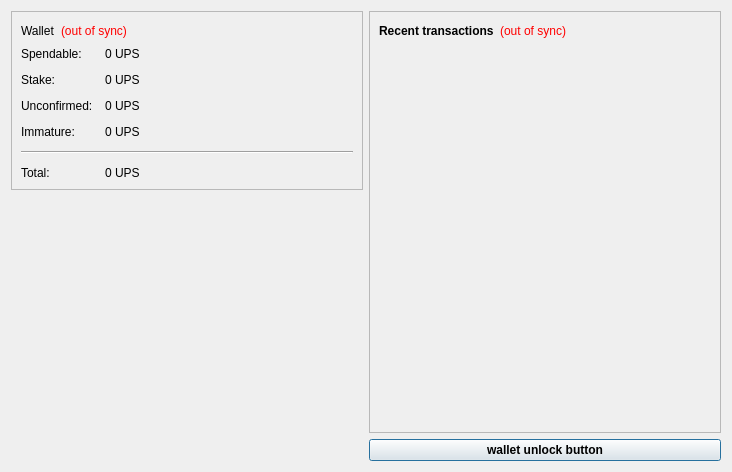
<?xml version="1.0" encoding="UTF-8"?>
<ui version="4.0">
 <class>OverviewPage</class>
 <widget class="QWidget" name="OverviewPage">
  <property name="geometry">
   <rect>
    <x>0</x>
    <y>0</y>
    <width>732</width>
    <height>472</height>
   </rect>
  </property>
  <property name="windowTitle">
   <string>Form</string>
  </property>
  <layout class="QHBoxLayout" name="horizontalLayout" stretch="0,0">
   <item>
    <layout class="QVBoxLayout" name="verticalLayout_2">
     <item>
      <widget class="QFrame" name="frame">
       <property name="frameShape">
        <enum>QFrame::StyledPanel</enum>
       </property>
       <property name="frameShadow">
        <enum>QFrame::Raised</enum>
       </property>
       <layout class="QVBoxLayout" name="verticalLayout_4">
        <item>
         <layout class="QHBoxLayout" name="horizontalLayout_4">
          <item>
           <widget class="QLabel" name="label_5">
            <property name="font">
             <font>
              <weight>50</weight>
              <bold>false</bold>
             </font>
            </property>
            <property name="text">
             <string>Wallet</string>
            </property>
           </widget>
          </item>
          <item>
           <widget class="QLabel" name="labelWalletStatus">
            <property name="toolTip">
             <string>The displayed information may be out of date. Your wallet automatically synchronizes with the upscale network after a connection is established, but this process has not completed yet.</string>
            </property>
            <property name="styleSheet">
             <string notr="true">QLabel { color: red; }</string>
            </property>
            <property name="text">
             <string notr="true">(out of sync)</string>
            </property>
            <property name="alignment">
             <set>Qt::AlignLeading|Qt::AlignLeft|Qt::AlignVCenter</set>
            </property>
           </widget>
          </item>
          <item>
           <spacer name="horizontalSpacer_2">
            <property name="orientation">
             <enum>Qt::Horizontal</enum>
            </property>
            <property name="sizeHint" stdset="0">
             <size>
              <width>40</width>
              <height>20</height>
             </size>
            </property>
           </spacer>
          </item>
         </layout>
        </item>
        <item>
         <layout class="QFormLayout" name="formLayout_2">
          <property name="fieldGrowthPolicy">
           <enum>QFormLayout::AllNonFixedFieldsGrow</enum>
          </property>
          <property name="horizontalSpacing">
           <number>12</number>
          </property>
          <property name="verticalSpacing">
           <number>12</number>
          </property>
          <item row="0" column="0">
           <widget class="QLabel" name="label">
            <property name="text">
             <string>Spendable:</string>
            </property>
           </widget>
          </item>
          <item row="0" column="1">
           <widget class="QLabel" name="labelBalance">
            <property name="font">
             <font>
              <weight>50</weight>
              <bold>false</bold>
             </font>
            </property>
            <property name="cursor">
             <cursorShape>IBeamCursor</cursorShape>
            </property>
            <property name="toolTip">
             <string>Your current spendable balance</string>
            </property>
            <property name="text">
             <string notr="true">0 UPS</string>
            </property>
            <property name="textInteractionFlags">
             <set>Qt::LinksAccessibleByMouse|Qt::TextSelectableByKeyboard|Qt::TextSelectableByMouse</set>
            </property>
           </widget>
          </item>
          <item row="1" column="0">
           <widget class="QLabel" name="label_6">
            <property name="text">
             <string>Stake:</string>
            </property>
           </widget>
          </item>
          <item row="1" column="1">
           <widget class="QLabel" name="labelStake">
            <property name="font">
             <font>
              <weight>50</weight>
              <bold>false</bold>
             </font>
            </property>
            <property name="cursor">
             <cursorShape>IBeamCursor</cursorShape>
            </property>
            <property name="toolTip">
             <string>Total of coins that was staked, and do not yet count toward the current balance</string>
            </property>
            <property name="text">
             <string notr="true">0 UPS</string>
            </property>
            <property name="textInteractionFlags">
             <set>Qt::LinksAccessibleByMouse|Qt::TextSelectableByKeyboard|Qt::TextSelectableByMouse</set>
            </property>
           </widget>
          </item>
          <item row="2" column="0">
           <widget class="QLabel" name="label_3">
            <property name="text">
             <string>Unconfirmed:</string>
            </property>
           </widget>
          </item>
          <item row="2" column="1">
           <widget class="QLabel" name="labelUnconfirmed">
            <property name="font">
             <font>
              <weight>50</weight>
              <bold>false</bold>
             </font>
            </property>
            <property name="cursor">
             <cursorShape>IBeamCursor</cursorShape>
            </property>
            <property name="toolTip">
             <string>Total of transactions that have yet to be confirmed, and do not yet count toward the current balance</string>
            </property>
            <property name="text">
             <string notr="true">0 UPS</string>
            </property>
            <property name="textInteractionFlags">
             <set>Qt::LinksAccessibleByMouse|Qt::TextSelectableByKeyboard|Qt::TextSelectableByMouse</set>
            </property>
           </widget>
          </item>
          <item row="3" column="0">
           <widget class="QLabel" name="labelImmatureText">
            <property name="text">
             <string>Immature:</string>
            </property>
           </widget>
          </item>
          <item row="3" column="1">
           <widget class="QLabel" name="labelImmature">
            <property name="font">
             <font>
              <weight>50</weight>
              <bold>false</bold>
             </font>
            </property>
            <property name="toolTip">
             <string>Mined balance that has not yet matured</string>
            </property>
            <property name="text">
             <string notr="true">0 UPS</string>
            </property>
            <property name="textInteractionFlags">
             <set>Qt::LinksAccessibleByMouse|Qt::TextSelectableByKeyboard|Qt::TextSelectableByMouse</set>
            </property>
           </widget>
          </item>
          <item row="4" column="0" colspan="2">
           <widget class="Line" name="line">
            <property name="orientation">
             <enum>Qt::Horizontal</enum>
            </property>
           </widget>
          </item>
          <item row="5" column="0">
           <widget class="QLabel" name="labelTotalText">
            <property name="text">
             <string>Total:</string>
            </property>
           </widget>
          </item>
          <item row="5" column="1">
           <widget class="QLabel" name="labelTotal">
            <property name="font">
             <font>
              <weight>50</weight>
              <bold>false</bold>
             </font>
            </property>
            <property name="cursor">
             <cursorShape>IBeamCursor</cursorShape>
            </property>
            <property name="toolTip">
             <string>Your current total balance</string>
            </property>
            <property name="text">
             <string notr="true">0 UPS</string>
            </property>
            <property name="textInteractionFlags">
             <set>Qt::LinksAccessibleByMouse|Qt::TextSelectableByKeyboard|Qt::TextSelectableByMouse</set>
            </property>
           </widget>
          </item>
         </layout>
        </item>
       </layout>
      </widget>
     </item>
     <item>
      <spacer name="verticalSpacer_4">
       <property name="orientation">
        <enum>Qt::Vertical</enum>
       </property>
       <property name="sizeHint" stdset="0">
        <size>
         <width>20</width>
         <height>40</height>
        </size>
       </property>
      </spacer>
     </item>
     <item>
      <widget class="QLabel" name="label_2">
       <property name="text">
        <string/>
       </property>
       <property name="pixmap">
        <pixmap resource="../bitcoin.qrc">:/images/wallet_logo</pixmap>
       </property>
       <property name="alignment">
        <set>Qt::AlignCenter</set>
       </property>
      </widget>
     </item>
     <item>
      <spacer name="verticalSpacer">
       <property name="orientation">
        <enum>Qt::Vertical</enum>
       </property>
       <property name="sizeHint" stdset="0">
        <size>
         <width>20</width>
         <height>40</height>
        </size>
       </property>
      </spacer>
     </item>
    </layout>
   </item>
   <item>
    <layout class="QVBoxLayout" name="verticalLayout_3">
     <item>
      <widget class="QFrame" name="frame_2">
       <property name="frameShape">
        <enum>QFrame::StyledPanel</enum>
       </property>
       <property name="frameShadow">
        <enum>QFrame::Raised</enum>
       </property>
       <layout class="QVBoxLayout" name="verticalLayout">
        <item>
         <layout class="QHBoxLayout" name="horizontalLayout_2">
          <item>
           <widget class="QLabel" name="label_4">
            <property name="text">
             <string>&lt;b&gt;Recent transactions&lt;/b&gt;</string>
            </property>
           </widget>
          </item>
          <item>
           <widget class="QLabel" name="labelTransactionsStatus">
            <property name="toolTip">
             <string>The displayed information may be out of date. Your wallet automatically synchronizes with the upscale network after a connection is established, but this process has not completed yet.</string>
            </property>
            <property name="styleSheet">
             <string notr="true">QLabel { color: red; }</string>
            </property>
            <property name="text">
             <string notr="true">(out of sync)</string>
            </property>
            <property name="alignment">
             <set>Qt::AlignRight|Qt::AlignTrailing|Qt::AlignVCenter</set>
            </property>
           </widget>
          </item>
          <item>
           <spacer name="horizontalSpacer">
            <property name="orientation">
             <enum>Qt::Horizontal</enum>
            </property>
            <property name="sizeHint" stdset="0">
             <size>
              <width>40</width>
              <height>20</height>
             </size>
            </property>
           </spacer>
          </item>
         </layout>
        </item>
        <item>
         <widget class="QListView" name="listTransactions">
          <property name="styleSheet">
           <string notr="true">QListView { background: transparent; }</string>
          </property>
          <property name="frameShape">
           <enum>QFrame::NoFrame</enum>
          </property>
          <property name="verticalScrollBarPolicy">
           <enum>Qt::ScrollBarAlwaysOff</enum>
          </property>
          <property name="horizontalScrollBarPolicy">
           <enum>Qt::ScrollBarAlwaysOff</enum>
          </property>
          <property name="selectionMode">
           <enum>QAbstractItemView::NoSelection</enum>
          </property>
         </widget>
        </item>
       </layout>
      </widget>
     </item>
     <item>
      <widget class="QPushButton" name="unlockWalletButton">
       <property name="sizePolicy">
        <sizepolicy hsizetype="Minimum" vsizetype="Fixed">
         <horstretch>0</horstretch>
         <verstretch>0</verstretch>
        </sizepolicy>
       </property>
       <property name="maximumSize">
        <size>
         <width>16777214</width>
         <height>16777214</height>
        </size>
       </property>
       <property name="font">
        <font>
         <weight>75</weight>
         <bold>true</bold>
        </font>
       </property>
       <property name="toolTip">
        <string/>
       </property>
       <property name="text">
        <string>wallet unlock button</string>
       </property>
       <property name="checkable">
        <bool>false</bool>
       </property>
       <property name="autoDefault">
        <bool>false</bool>
       </property>
       <property name="default">
        <bool>true</bool>
       </property>
       <property name="flat">
        <bool>false</bool>
       </property>
      </widget>
     </item>
    </layout>
   </item>
  </layout>
 </widget>
 <resources>
  <include location="../bitcoin.qrc"/>
 </resources>
 <connections/>
</ui>
